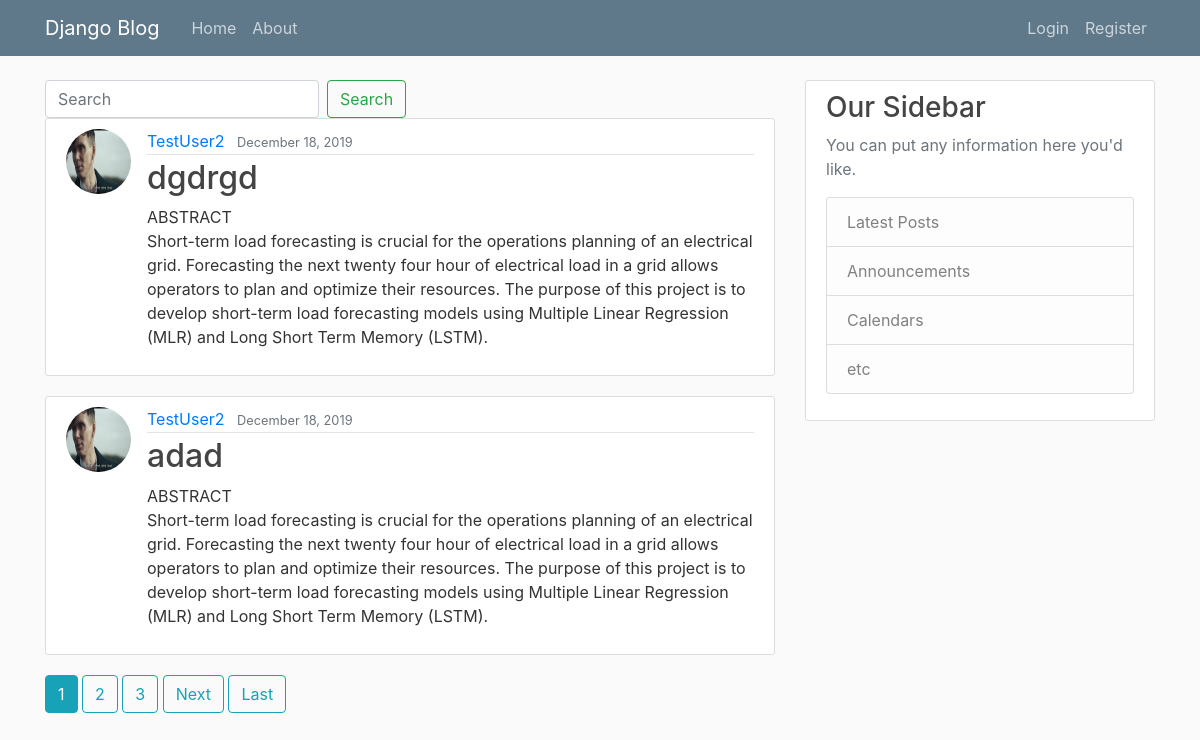
Before: / with the older database file.
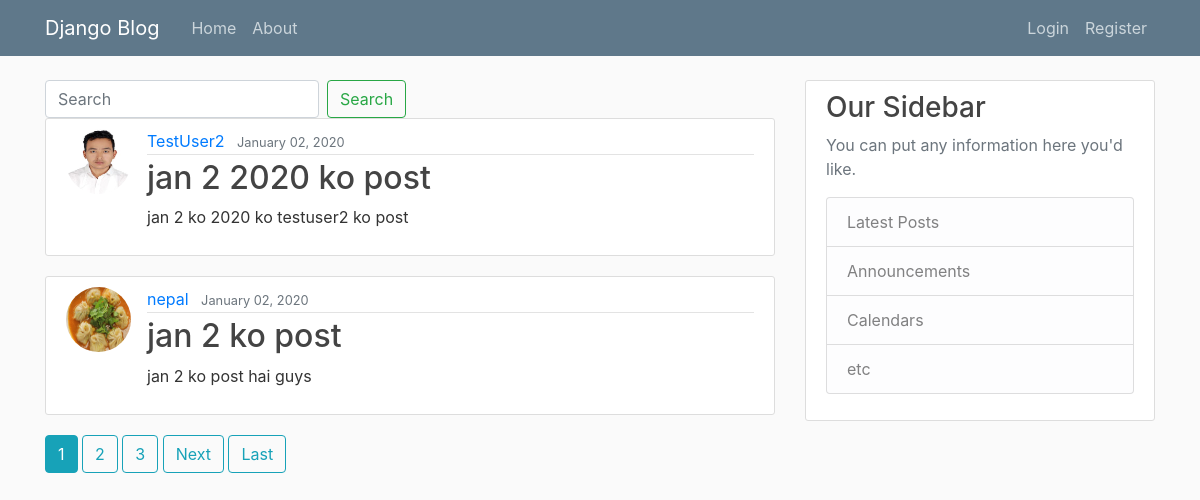
After: the same page with the newer database file.
### blog/models.py (models this page shows, shortened)
class Post(models.Model):
    title = models.CharField(max_length=150)
    content = models.TextField()
    date_posted = models.DateTimeField(default=timezone.now)
    author = models.ForeignKey(User, on_delete=models.CASCADE)

### users/models.py (models this page shows, shortened)
class Profile(models.Model):
    user = models.OneToOneField(User, on_delete=models.CASCADE)
    image = models.ImageField(default='default.jpg',upload_to='profile_pic')

### blog/views.py (the view)
# urls.py: path('', PostListView.as_view(), name = 'blog-home'),
class PostListView(ListView):
    model = Post
    template_name ='blog/home.html'
    context_object_name = 'posts'
    ordering = ['-date_posted']
    paginate_by = 2

### blog/templates/blog/home.html (shortened to what this page needs)
{% extends "blog/base.html" %}
{% block content %}
    {% include 'blog/search_form.html' %}
    {% for post in posts %}
        <article class="media content-section">
          <img class="rounded-circle article-img" src="{{ post.author.profile.image.url }}">
          <div class="media-body">
            <div class="article-metadata">
              <a class="mr-2" href="{% url 'user-posts' post.author.username %}">{{ post.author }}</a>
              <small class="text-muted">{{ post.date_posted|date:"F d, Y" }}</small>
            </div>
            <h2><a class="article-title" href="{% url 'post-detail' post.id %}">{{ post.title }}</a></h2>
            <p class="article-content">{{ post.content }}</p>
          </div>
        </article>
    {% endfor %}
     {% if is_paginated %}
      {% for num in page_obj.paginator.page_range %}
        {% if page_obj.number == num %}
          <a class="btn btn-info mb-4" href="?page={{ num }}">{{ num }}</a>
        {% elif num > page_obj.number|add:'-3' and num < page_obj.number|add:'3' %}
          <a class="btn btn-outline-info mb-4" href="?page={{ num }}">{{ num }}</a>
        {% endif %}
      {% endfor %}
      {% if page_obj.has_next %}
        <a class="btn btn-outline-info mb-4" href="?page={{ page_obj.next_page_number }}">Next</a>
        <a class="btn btn-outline-info mb-4" href="?page={{ page_obj.paginator.num_pages }}">Last</a>
      {% endif %}
    {% endif %}
{% endblock content %}

### blog/templates/blog/base.html (shortened to what this page needs)
{% load static %}
<!DOCTYPE html>
<html lang="en">
<head>
    <link rel="stylesheet" href="https://maxcdn.bootstrapcdn.com/bootstrap/4.0.0/css/bootstrap.min.css">
    <link rel="stylesheet" type="text/css" href="{% static 'blog/main.css'%}">
</head>
<body>
    <header class="site-header">
      <nav class="navbar navbar-expand-md navbar-dark bg-steel fixed-top">
        <div class="container">
          <a class="navbar-brand mr-4" href="/">Django Blog</a>
          <div class="collapse navbar-collapse" id="navbarToggle">
            <div class="navbar-nav mr-auto">
              <a class="nav-item nav-link" href="{% url 'blog-home' %}">Home</a>
              <a class="nav-item nav-link" href="{% url 'blog-about' %}">About</a>
            </div>
            <div class="navbar-nav">
                {% if user.is_authenticated %}
                    <a class="nav-item nav-link" href="{% url 'post-create' %}">New Post</a>
                    <a class="nav-item nav-link" href="{% url 'profile' %}">Profile</a>
                    <a class="nav-item nav-link" href="{% url 'logout' %}">Logout</a>
                {% else %}
                    <a class="nav-item nav-link" href="{% url 'login' %}">Login</a>
                    <a class="nav-item nav-link" href="{% url 'register' %}">Register</a>
                {% endif %}
            </div>
          </div>
        </div>
      </nav>
    </header>
    <main role="main" class="container">
      <div class="row">
        <div class="col-md-8">
          {% block content %}{% endblock %}
        </div>
        <div class="col-md-4">
          <div class="content-section">
            <h3>Our Sidebar</h3>
            <p class='text-muted'>You can put any information here you'd like.
              <ul class="list-group">
                <li class="list-group-item list-group-item-light">Latest Posts</li>
                <li class="list-group-item list-group-item-light">Announcements</li>
                <li class="list-group-item list-group-item-light">Calendars</li>
                <li class="list-group-item list-group-item-light">etc</li>
              </ul>
            </p>
          </div>
        </div>
      </div>
</main>
</body>
</html>

### blog/templates/blog/search_form.html
<form method="GET" class="form-inline my-2 my-lg-0" action="{% url 'query' %}">
    <input class="form-control mr-sm-2" type="search" placeholder="Search" aria-label="Search" name="q" >
    <button class="btn btn-outline-success my-2 my-sm-0" type="submit">Search</button>
</form>

### blog/static/blog/main.css (style rules this page uses)
body { background: #fafafa; color: #333333; margin-top: 5rem; }
h1, h2, h3, h4, h5, h6 { color: #444444; }
ul { margin: 0; }
.bg-steel { background-color: #5f788a; }
.site-header .navbar-nav .nav-link { color: #cbd5db; }
.content-section { background: #ffffff; padding: 10px 20px; border: 1px solid #dddddd; border-radius: 3px; margin-bottom: 20px; }
.article-title { color: #444444; }
.article-content { white-space: pre-line; }
.article-img { height: 65px; width: 65px; margin-right: 16px; }
.article-metadata { padding-bottom: 1px; margin-bottom: 4px; border-bottom: 1px solid #e3e3e3 }

Changed rows visible on the page:
no longer on this page (row unchanged): Post: author.profile.image (picture), author "TestUser2", date_posted "December 18, 2019", title "dgdrgd", content "ABSTRACT Short-term load forecasting is crucial for the operations planning of an electrical grid. Forecasting the next twenty four hour of electrical load in a grid allows operators to plan and optimize their resources. The purpose of this project is to develop short-term load forecasting models using Multiple Linear Regression (MLR) and Long Short Term Memory (LSTM)."
no longer on this page (row unchanged): Post: author.profile.image (picture), author "TestUser2", date_posted "December 18, 2019", title "adad", content "ABSTRACT Short-term load forecasting is crucial for the operations planning of an electrical grid. Forecasting the next twenty four hour of electrical load in a grid allows operators to plan and optimize their resources. The purpose of this project is to develop short-term load forecasting models using Multiple Linear Regression (MLR) and Long Short Term Memory (LSTM)."
added Post: author.profile.image (picture), author "TestUser2", date_posted "January 02, 2020", title "jan 2 2020 ko post", content "jan 2 ko 2020 ko testuser2 ko post"
added Post: author.profile.image (picture), author "nepal", date_posted "January 02, 2020", title "jan 2 ko post", content "jan 2 ko post hai guys"
